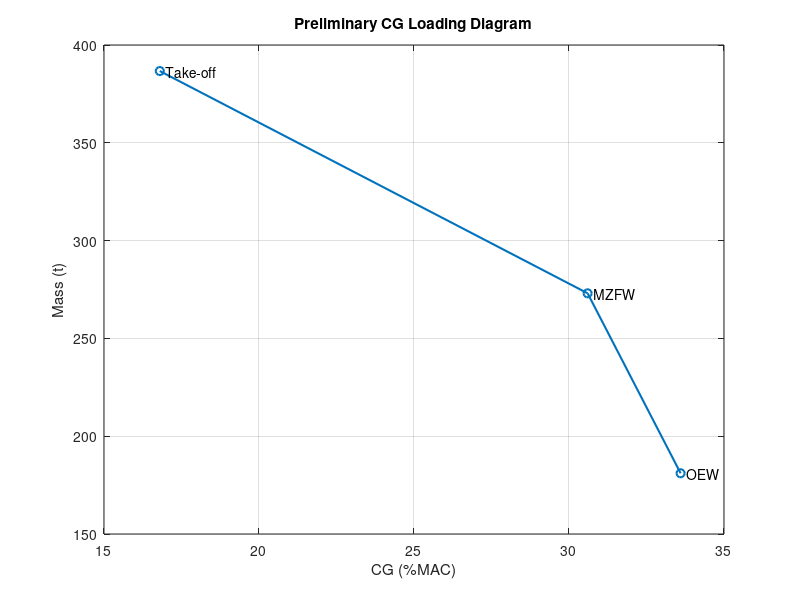

The MATLAB script that drew this image: (Note: this script raises an error after producing the figure.)
% CG Loading Diagram - Mass & Stability (Class II)
% Shows OEW, MZFW, and Take-off CG positions
% MAC = 4.7 m
% LEMAC = 29.25 m
% CG limits = 15% to 35% MAC

% ================= CG LOADING DIAGRAM =================

clc;
clear;
close all;

% ---------------- DATA ----------------
% Loading order: OEW -> MZFW -> Take-off
cg_mac = [33.6, 30.6, 16.8];           
mass_t  = [181.061, 273.061, 386.681]; 

% ---------------- PLOT ----------------
figure;
plot(cg_mac, mass_t, '-o', 'LineWidth', 1.5);
grid on;
hold on;

xlabel('CG (%MAC)');
ylabel('Mass (t)');
title('Preliminary CG Loading Diagram');

% ---------------- POINT LABELS ----------------
text(cg_mac(1), mass_t(1), '  OEW');
text(cg_mac(2), mass_t(2), '  MZFW');
text(cg_mac(3), mass_t(3), '  Take-off');

% ---------------- CG LIMITS ----------------
xline(15, '--', 'Forward CG Limit');
xline(35, '--', 'Aft CG Limit');

% ---------------- LOADING LABELS (FIXED) ----------------
% Payload loading (OEW -> MZFW)
text(31.5, 230, 'Payload Loading', 'FontSize', 10);

% Fuel loading (MZFW -> Take-off)
text(24, 320, 'Fuel Loading', 'FontSize', 10);

hold off;

% ================= END =================
